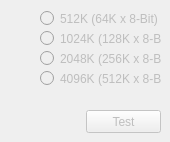
                 <widget class="QWidget" name="SRAM_dip32">
                  <attribute name="title">
                   <string>DIP32</string>
                  </attribute>
                  <widget class="QPushButton" name="testSRAMButton3">
                   <property name="enabled">
                    <bool>false</bool>
                   </property>
                   <property name="geometry">
                    <rect>
                     <x>86</x>
                     <y>110</y>
                     <width>75</width>
                     <height>23</height>
                    </rect>
                   </property>
                   <property name="text">
                    <string>Test</string>
                   </property>
                  </widget>
                  <widget class="QRadioButton" name="SRAM040Button">
                   <property name="enabled">
                    <bool>false</bool>
                   </property>
                   <property name="geometry">
                    <rect>
                     <x>40</x>
                     <y>70</y>
                     <width>121</width>
                     <height>17</height>
                    </rect>
                   </property>
                   <property name="text">
                    <string>4096K (512K x 8-Bit)</string>
                   </property>
                  </widget>
                  <widget class="QRadioButton" name="SRAM010Button">
                   <property name="enabled">
                    <bool>false</bool>
                   </property>
                   <property name="geometry">
                    <rect>
                     <x>40</x>
                     <y>30</y>
                     <width>121</width>
                     <height>17</height>
                    </rect>
                   </property>
                   <property name="text">
                    <string>1024K (128K x 8-Bit)</string>
                   </property>
                  </widget>
                  <widget class="QRadioButton" name="SRAM512Button">
                   <property name="enabled">
                    <bool>false</bool>
                   </property>
                   <property name="geometry">
                    <rect>
                     <x>40</x>
                     <y>10</y>
                     <width>121</width>
                     <height>17</height>
                    </rect>
                   </property>
                   <property name="text">
                    <string>512K (64K x 8-Bit)</string>
                   </property>
                  </widget>
                  <widget class="QRadioButton" name="SRAM020Button">
                   <property name="enabled">
                    <bool>false</bool>
                   </property>
                   <property name="geometry">
                    <rect>
                     <x>40</x>
                     <y>50</y>
                     <width>121</width>
                     <height>17</height>
                    </rect>
                   </property>
                   <property name="text">
                    <string>2048K (256K x 8-Bit)</string>
                   </property>
                  </widget>
                 </widget>
